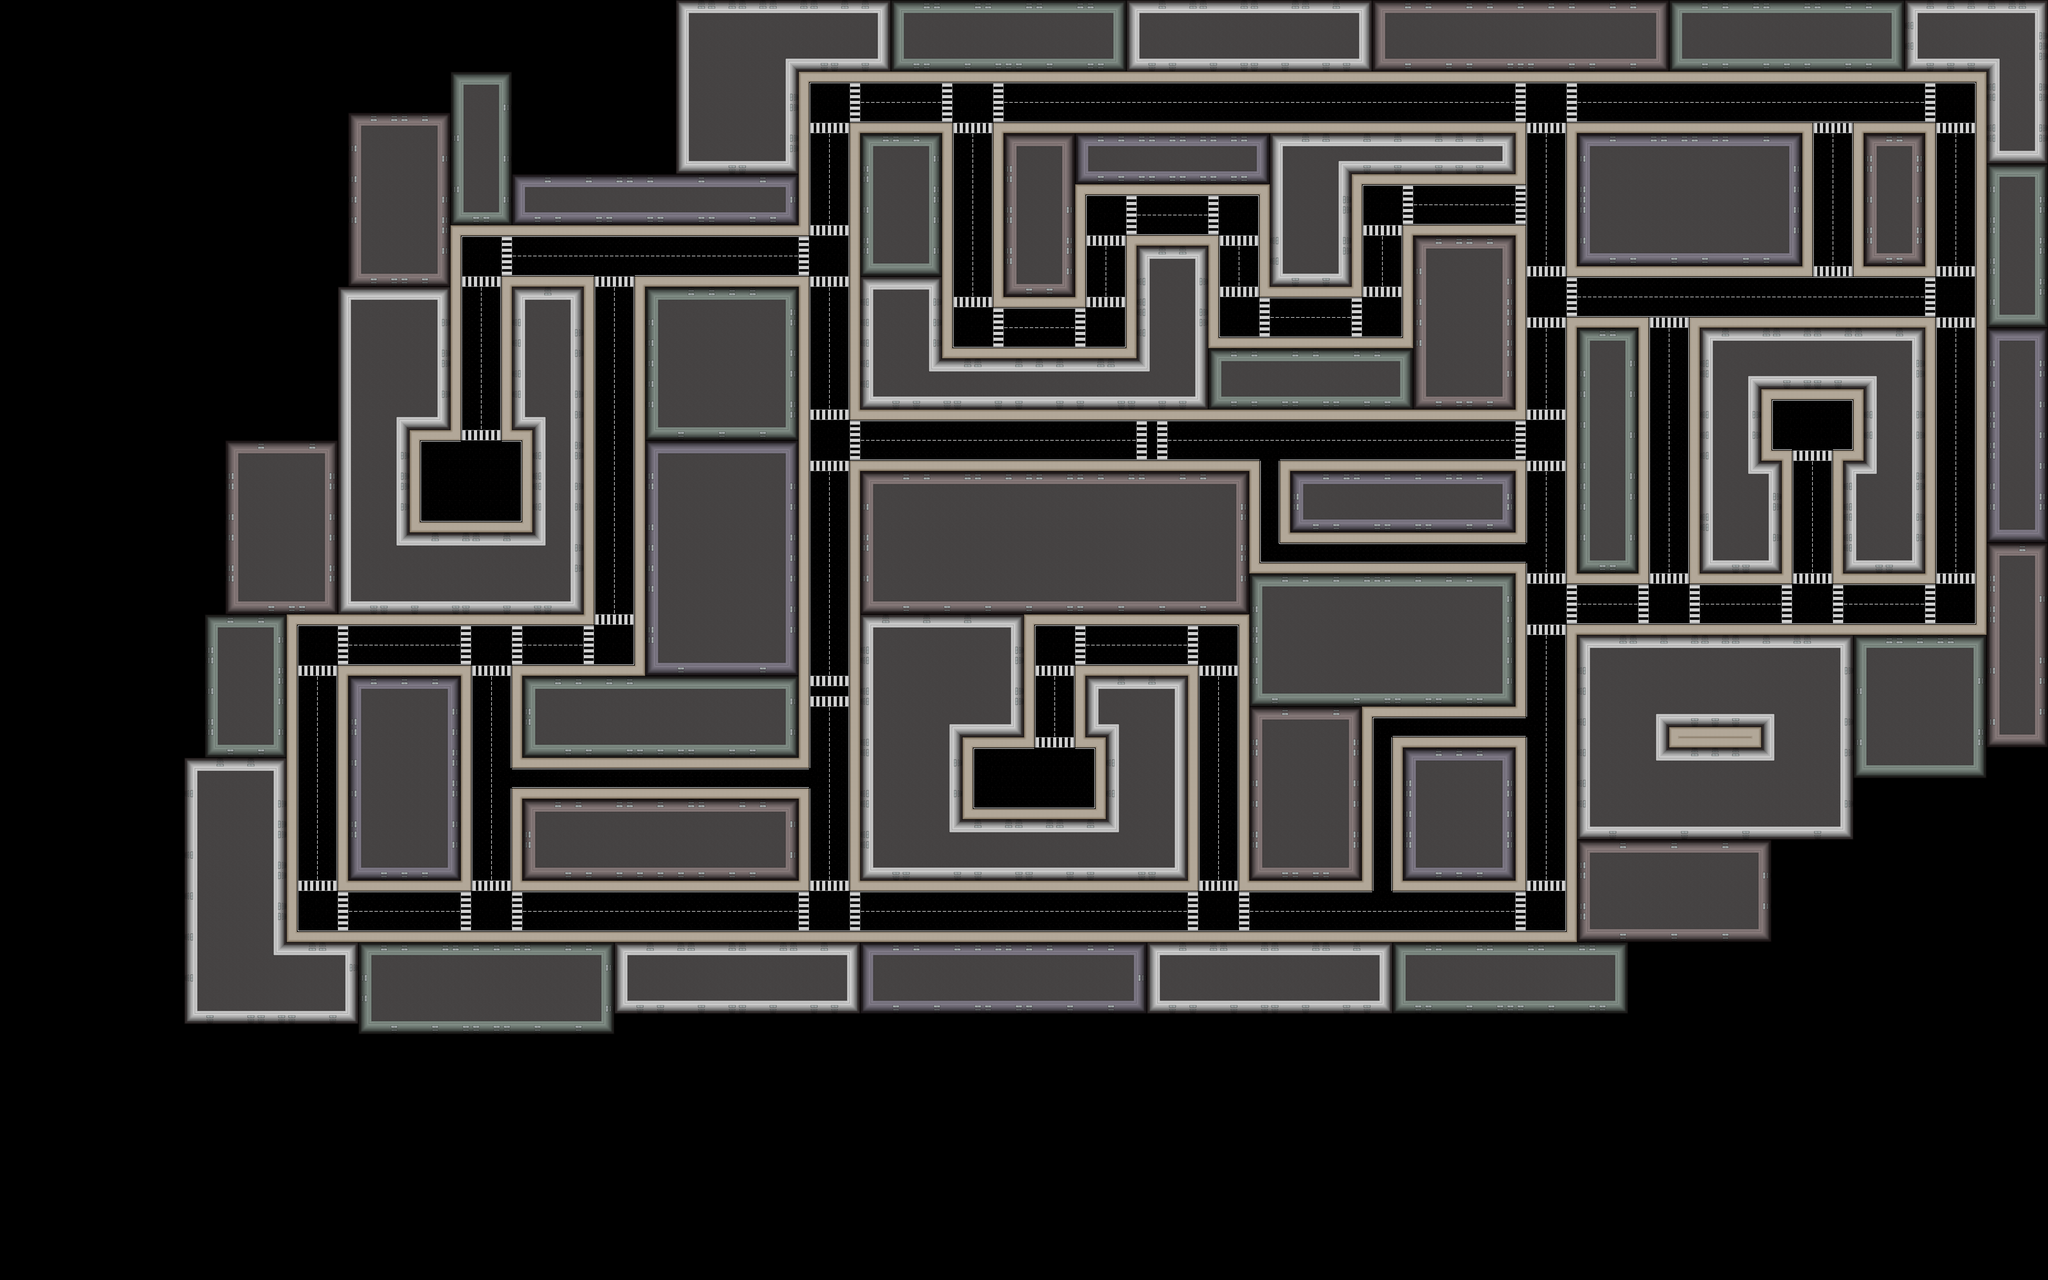

Rendered tile map (Tiled .tmx) drawn with the repository's tilesets; below, a short description and the map source with its tile grids summarised:
An orthogonal 200x125 tile map with 32x32 px tiles, 2 tile layers (no coll, Collision).

<map version="1.0" tiledversion="1.0.3" orientation="orthogonal" renderorder="right-down" width="200" height="125" tilewidth="32" tileheight="32" nextobjectid="1">
 <tileset firstgid="1" source="compressedTileset.tsx" />
 <layer name="no coll" width="200" height="125">
  <data>[25000 cells, 6195 non-empty, 40 distinct tile ids]</data>
 </layer>
 <layer name="Collision" width="200" height="125">
  <data>[25000 cells, 10009 non-empty, 96 distinct tile ids]</data>
 </layer>
</map>